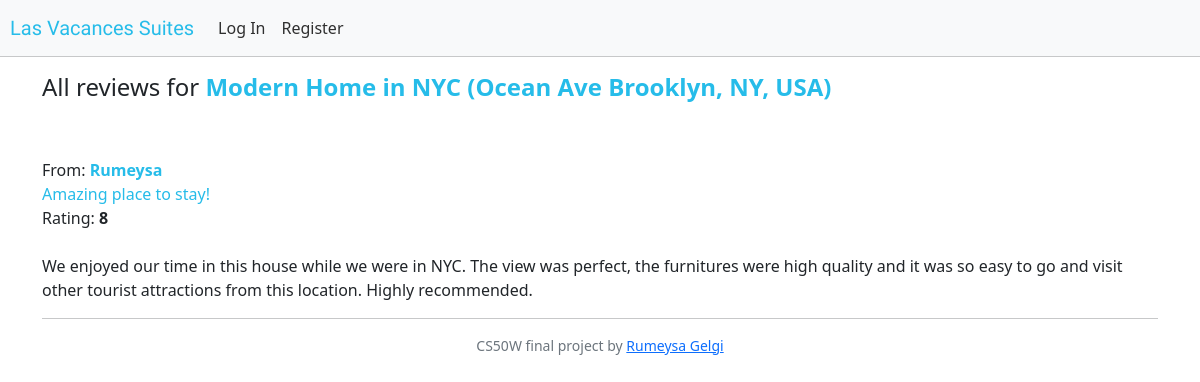
The app's page /suite/6/reviews with its own data.
### lasvacances/models.py (models this page shows, shortened)
class Suite(models.Model):
    title = models.CharField(max_length=255, blank=False)
    address = models.CharField(max_length=255, blank=False)
    details = models.TextField(blank=False)
    image = models.URLField(blank=False)
    price = models.CharField(max_length=50, blank=False)

class Review(models.Model):
    title = models.CharField(max_length=255, blank=False)
    suite = models.ForeignKey("Suite", on_delete=models.CASCADE, related_name="reviewed")
    author = models.ForeignKey("User", on_delete=models.CASCADE, related_name="reviews")
    review = models.TextField(blank=False)
    rating = models.IntegerField(blank=False)

class User(AbstractUser):
    avatar = models.URLField()

### lasvacances/views.py (the view)
# urls.py: path("suite/<int:suite_id>/reviews", views.suite_reviews, name="suite_reviews"),
@csrf_exempt
def suite_reviews(request, suite_id):
    if request.method == "GET":
        try:
            suite = Suite.objects.get(pk=suite_id)
        except Suite.DoesNotExist:
            messages.error(request, f'Suite not found.')
            return render(request, "lasvacances/apology.html", status=500)
        suite_reviews = Review.objects.filter(suite=suite).order_by('-id')
        return render(request, "lasvacances/suite_reviews.html", {
            "suite": suite,
            "reviews": suite_reviews
        })

### lasvacances/templates/lasvacances/suite_reviews.html (shortened to what this page needs)
{% extends "lasvacances/layout.html" %}
{% load static %}
{% block body %}
    <div class="container">
        <h4><span class="">All reviews for <a class="link" href="{% url 'suite' suite.id %}"><strong>{{suite.title}} ({{suite.address}})</strong></a></span></h4>
        <br>
        <br>
        {% for review in reviews %}
            From: <a class="link" href="{% url 'profile' review.author %}"><strong>{{review.author}}</strong></a>
            <br>
            <a class="link" href="{% url 'review' review.id %}">{{review.title}}</a>
            <br>
            Rating: <strong>{{review.rating}}</strong>
            <br>
            <br>
            {{review.review}}
            <br>
            <hr>
        {% empty %}
            No reviews yet.
        {% endfor %}
    </div>
{% endblock %}

### lasvacances/static/lasvacances/styles.css (style rules this page uses)
.link { text-decoration: none; color: rgb(38, 188, 233); }

### records on screen
Suite: title "Modern Home in NYC", address "Ocean Ave Brooklyn, NY, USA"
Review: author "Rumeysa", title "Amazing place to stay!", rating "8", review "We enjoyed our time in this house while we were in NYC. The view was perfect, the furnitures were high quality and it was so easy to go and visit other tourist attractions from this location. Highly recommended."
